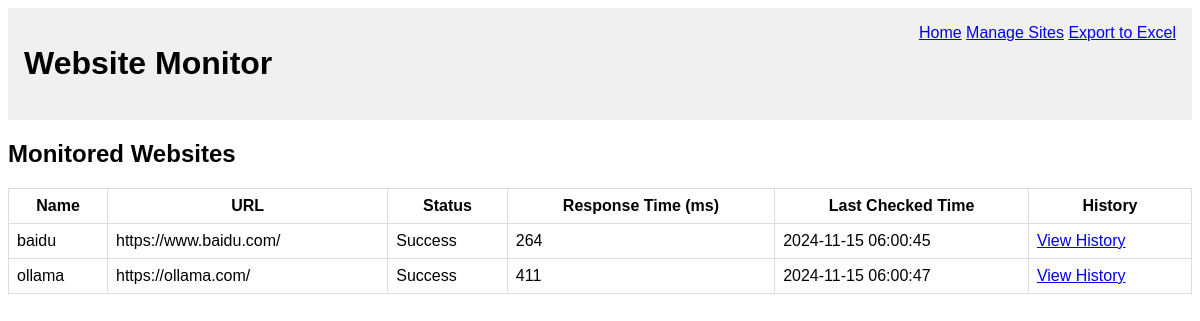
Before: / with the older database file.
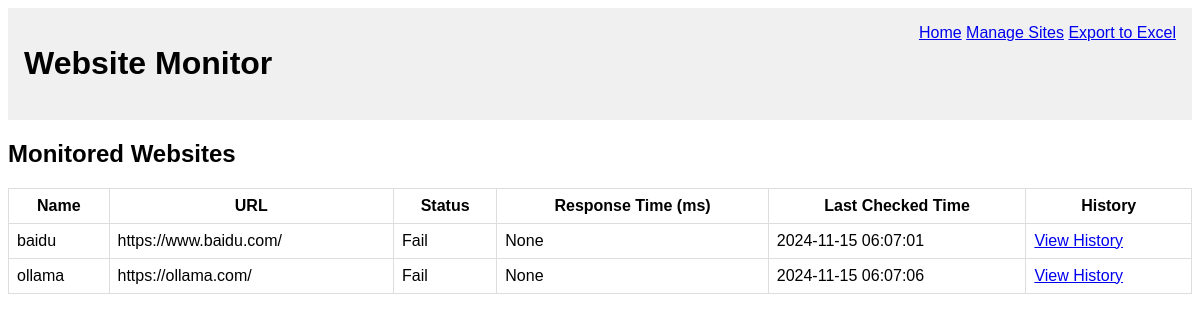
After: the same page with the newer database file.
### app/models.py (models this page shows)
class Website(db.Model):
    id = db.Column(db.Integer, primary_key=True)
    url = db.Column(db.String(150), nullable=False)
    name = db.Column(db.String(100), nullable=False)
    status = db.Column(db.String(50), nullable=True)
    response_time = db.Column(db.Integer, nullable=True)
    last_checked = db.Column(db.DateTime, nullable=True, default=datetime.utcnow)

### app/routes.py (the view)
    @app.route('/')
    def index():
        websites = Website.query.all()
        return render_template('index.html', websites=websites)

### app/templates/index.html
{% extends "layout.html" %}
{% block content %}
<h2>Monitored Websites</h2>
<table>
    <tr>
        <th>Name</th>
        <th>URL</th>
        <th>Status</th>
        <th>Response Time (ms)</th>
        <th>Last Checked Time</th>
        <th>History</th>
    </tr>
    {% for site in websites %}
    <tr>
        <td>{{ site.name }}</td>
        <td>{{ site.url }}</td>
        <td>{{ site.status }}</td>
        <td>{{ site.response_time }}</td>
        <td>{{ site.last_checked.strftime('%Y-%m-%d %H:%M:%S') if site.last_checked else 'N/A' }}</td>
        <td><a href="{{ url_for('history', website_id=site.id) }}">View History</a></td>
    </tr>
    {% endfor %}
</table>
{% endblock %}

### app/templates/layout.html (shortened to what this page needs)
<!DOCTYPE html>
<html lang="en">
<head>
    <link rel="stylesheet" href="{{ url_for('static', filename='css/style.css') }}">
</head>
<body>
    <header>
        <h1>Website Monitor</h1>
        <nav>
            <a href="{{ url_for('index') }}">Home</a>
            <a href="{{ url_for('manage') }}">Manage Sites</a>
            <a href="{{ url_for('export') }}">Export to Excel</a>
        </nav>
    </header>
    <main>
        {% block content %}{% endblock %}
    </main>
</body>
</html>

### app/static/css/style.css (style rules this page uses)
body { font-family: Arial, sans-serif; }
header { display: flex; justify-content: space-between; background-color: #f0f0f0; padding: 1em; }
table { width: 100%; border-collapse: collapse; }
table, th, td { border: 1px solid #ddd; padding: 8px; }

Changed rows visible on the page:
changed Website "baidu": status "Success" → "Fail"; response_time "264" → "None"; last_checked "2024-11-15 06:00:45" → "2024-11-15 06:07:01"
changed Website "ollama": status "Success" → "Fail"; response_time "411" → "None"; last_checked "2024-11-15 06:00:47" → "2024-11-15 06:07:06"
